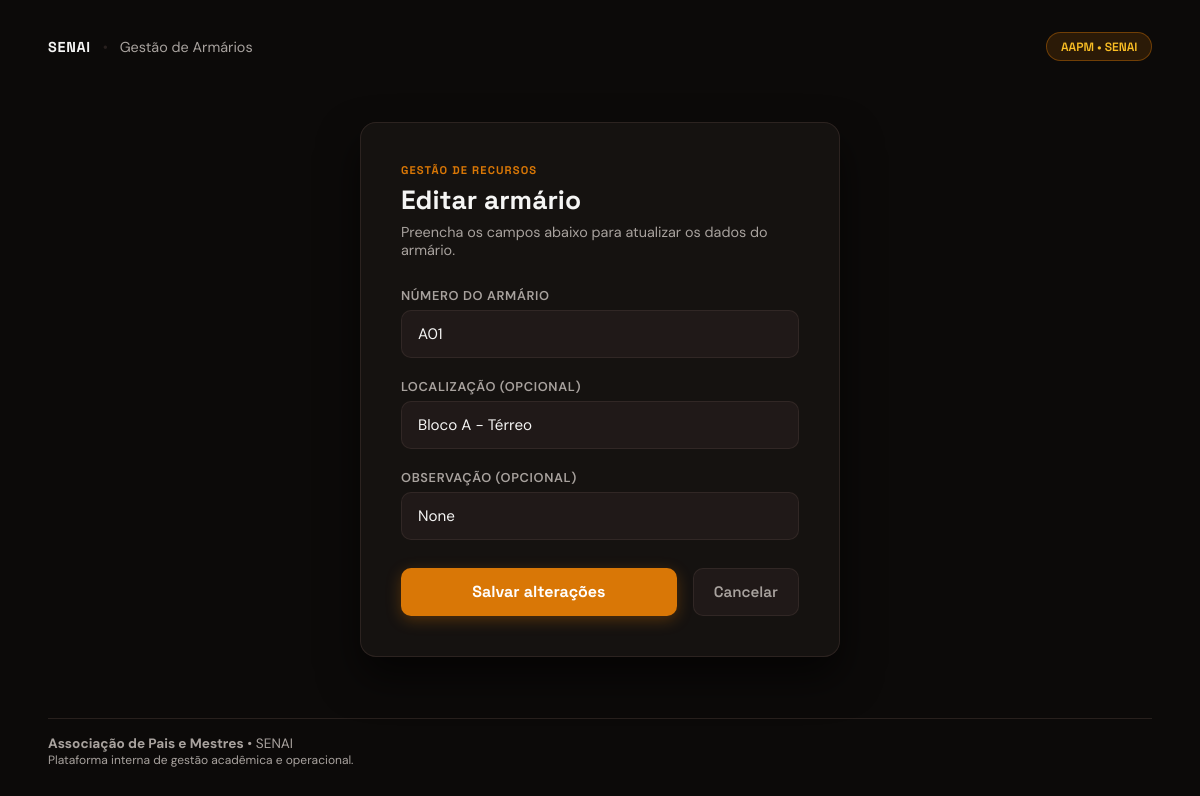
Screenshot of /armarios/3/editar (signed in) with the database file from the repository.
### app/models/armario.py (models this page shows, shortened)
class Armario(Base):
    __tablename__ = "armarios"
    id     = Column(Integer, primary_key=True, index=True)
    numero = Column(String(20), nullable=False, unique=True)
    localizacao = Column(String(100), nullable=True)
    status = Column(
        Enum(StatusArmario),
        nullable=False,
        default=StatusArmario.DISPONIVEL
    )
    locatario_nome = Column(String(150), nullable=True)
    semestre = Column(String(10), nullable=True)
    observacao = Column(String(255), nullable=True)
    ativo = Column(Boolean, default=True)
    alugado_em     = Column(DateTime, nullable=True)
    criado_em      = Column(DateTime, server_default=func.now())
    atualizado_em  = Column(DateTime, server_default=func.now(), onupdate=func.now())

### app/controllers/armario_controller.py (the view)
@router.get("/{armario_id}/editar")
def form_editar_armario(
    armario_id: int,
    request: Request,
    db: Session = Depends(get_db),
    admin = Depends(get_admin)
):
    editando = db.query(Armario).filter(Armario.id == armario_id).first()
    if not editando:
        return RedirectResponse(url="/armarios", status_code=302)
    return templates.TemplateResponse(
        request,
        "armarios/form.html",
        {
            "request":  request,
            "usuario":  admin,
            "editando": editando,
        }
    )

### app/templates/armarios/form.html (shortened to what this page needs)
<!DOCTYPE html>
<html lang="pt-br">
<head>
    <link rel="stylesheet" href="/static/css/armarios/form.css">
</head>
<body>
    <div class="spotlight" id="spotlight"></div>
    <div class="auth-page-wrapper">
        <header class="site-header">
            <div class="nav-brand">
                <strong>SENAI</strong>
                <span class="divider">•</span>
                <span>Gestão de Armários</span>
            </div>
            <span class="brand-badge">AAPM • SENAI</span>
        </header>
        <main class="auth-content-center">
            <div class="auth-box">
                <div class="auth-titles">
                    <span class="auth-kicker">GESTÃO DE RECURSOS</span>
                    <h1>{{ "Editar armário" if editando else "Novo armário" }}</h1>
                    <p>Preencha os campos abaixo para {{ "atualizar os dados do armário" if editando else "registar um novo armário" }}.</p>
                </div>
                <form action="{{ '/armarios/' + editando.id|string + '/editar' if editando else '/armarios/novo' }}" method="post" class="auth-form">
                    <div class="input-field-group">
                        <label for="numero">Número do armário</label>
                        <input type="text" id="numero" name="numero" placeholder="Ex: A01, B12, 42" value="{{ editando.numero if editando else (valores.numero if valores else '') }}" required autofocus autocomplete="off">
                    </div>
                    <div class="input-field-group">
                        <label for="localizacao">Localização (opcional)</label>
                        <input type="text" id="localizacao" name="localizacao" placeholder="Ex: Bloco A - Térreo" value="{{ editando.localizacao if editando else (valores.localizacao if valores else '') }}" autocomplete="off">
                    </div>
                    <div class="input-field-group">
                        <label for="observacao">Observação (opcional)</label>
                        <input type="text" id="observacao" name="observacao" maxlength="255" placeholder="Ex: Manutenção pendente" value="{{ editando.observacao if editando else (valores.observacao if valores else '') }}" autocomplete="off">
                    </div>
                    <div class="form-actions-row">
                        <button type="submit" class="btn-primary">
                            {{ "Salvar alterações" if editando else "Cadastrar armário" }}
                        </button>
                        <a href="/armarios" class="btn-secondary">Cancelar</a>
                    </div>
                </form>
            </div>
        </main>
        <footer class="welcome-footer">
            <div class="footer-info">
                <p><strong>Associação de Pais e Mestres</strong> • SENAI</p>
                <p class="footer-sub">Plataforma interna de gestão acadêmica e operacional.</p>
            </div>
        </footer>
    </div>
</body>
</html>

### app/static/css/armarios/form.css (style rules this page uses)
:root { --bg-color: #0c0a09; --card-bg: rgba(24, 20, 18, 0.85); --surface-2: rgba(33, 27, 26, 0.95); --border-color: rgba(68, 54, 51, 0.5); --primary-color: #d97706; --primary-hover: #b45309; --text-main: #f5f5f4; --text-muted: #a8a29e; --red: #ef4444; --font-head: 'Space Grotesk', system-ui, sans-serif; --font-body: 'DM Sans', system-ui, sans-serif; --radius: 16px; --radius-sm: 10px; }
* { box-sizing: border-box; margin: 0; padding: 0; }
body { background-color: var(--bg-color); color: var(--text-main); font-family: var(--font-body); min-height: 100vh; overflow-x: hidden; position: relative; display: flex; flex-direction: column; }
.spotlight { position: fixed; top: 0; left: 0; width: 100vw; height: 100vh; pointer-events: none; z-index: 1; transition: background 0.1s ease; }
.auth-page-wrapper { position: relative; z-index: 2; display: flex; flex-direction: column; min-height: 100vh; padding: 2rem 3rem; max-width: 1400px; margin: 0 auto; width: 100%; }
.site-header { display: flex; justify-content: space-between; align-items: center; width: 100%; }
.nav-brand { font-size: 0.9rem; color: var(--text-muted); }
.nav-brand strong { color: var(--text-main); font-family: var(--font-head); letter-spacing: 0.05em; }
.divider { margin: 0 0.5rem; color: var(--border-color); }
.brand-badge { background: rgba(217, 119, 6, 0.15); border: 1px solid rgba(217, 119, 6, 0.4); color: #fbbf24; padding: 0.35rem 0.85rem; border-radius: 20px; font-size: 0.75rem; font-family: var(--font-head); font-weight: 600; text-transform: uppercase; }
.auth-content-center { flex: 1; display: flex; align-items: center; justify-content: center; padding: 2rem 0; }
.auth-box { background: var(--card-bg); border: 1px solid var(--border-color); border-radius: var(--radius); padding: 2.5rem; width: 100%; max-width: 480px; box-shadow: 0 20px 40px rgba(0, 0, 0, 0.6); backdrop-filter: blur(12px); }
.auth-titles { margin-bottom: 1.75rem; }
.auth-kicker { font-family: var(--font-head); font-size: 0.7rem; font-weight: 700; color: var(--primary-color); letter-spacing: 0.1em; text-transform: uppercase; display: block; margin-bottom: 0.35rem; }
.auth-titles h1 { font-family: var(--font-head); font-size: 1.65rem; font-weight: 700; margin-bottom: 0.35rem; }
.auth-titles p { color: var(--text-muted); font-size: 0.9rem; }
.auth-form { display: flex; flex-direction: column; gap: 1.25rem; }
.input-field-group { display: flex; flex-direction: column; gap: 0.4rem; }
.input-field-group label { font-size: 0.8rem; font-weight: 600; color: var(--text-muted); text-transform: uppercase; letter-spacing: 0.05em; }
.input-field-group input { background: var(--surface-2); border: 1px solid var(--border-color); color: var(--text-main); padding: 0.8rem 1rem; border-radius: var(--radius-sm); font-family: var(--font-body); font-size: 0.95rem; outline: none; transition: border-color 0.2s, box-shadow 0.2s; }
.form-actions-row { display: flex; gap: 1rem; margin-top: 0.5rem; align-items: center; }
.btn-primary { flex: 1; background-color: var(--primary-color); color: white; border: none; padding: 0.85rem; border-radius: var(--radius-sm); font-family: var(--font-head); font-weight: 700; font-size: 1rem; cursor: pointer; box-shadow: 0 4px 15px rgba(217, 119, 6, 0.3); transition: background 0.2s; text-align: center; }
.btn-secondary { background: var(--surface-2); border: 1px solid var(--border-color); color: var(--text-muted); padding: 0.85rem 1.25rem; border-radius: var(--radius-sm); font-family: var(--font-head); font-weight: 600; font-size: 0.95rem; text-decoration: none; text-align: center; transition: color 0.2s, border-color 0.2s; }
.welcome-footer { display: flex; justify-content: space-between; align-items: center; width: 100%; padding-top: 1rem; border-top: 1px solid var(--border-color); font-size: 0.85rem; color: var(--text-muted); }
.footer-sub { font-size: 0.75rem; }

### rows the page displays
Armario: numero "A01", localizacao "Bloco A - Térreo", observacao "None"

### other values shown
{{ "Editar armário" if editando else "Novo armário" }} "Editar armário"
{{ "Salvar alterações" if editando else "Cadastrar armário" }} "Salvar alterações"
